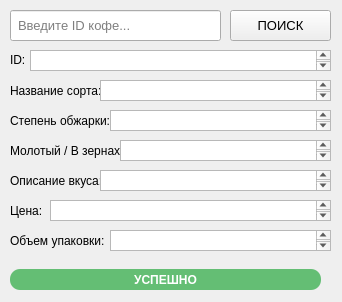
<?xml version="1.0" encoding="UTF-8"?>
<ui version="4.0">
 <class>mian</class>
 <widget class="QWidget" name="mian">
  <property name="geometry">
   <rect>
    <x>0</x>
    <y>0</y>
    <width>342</width>
    <height>302</height>
   </rect>
  </property>
  <property name="windowTitle">
   <string>main</string>
  </property>
  <widget class="QPushButton" name="pushButton">
   <property name="geometry">
    <rect>
     <x>230</x>
     <y>10</y>
     <width>101</width>
     <height>31</height>
    </rect>
   </property>
   <property name="font">
    <font>
     <pointsize>10</pointsize>
    </font>
   </property>
   <property name="text">
    <string>ПОИСК</string>
   </property>
  </widget>
  <widget class="QLineEdit" name="lineEdit">
   <property name="geometry">
    <rect>
     <x>10</x>
     <y>10</y>
     <width>211</width>
     <height>31</height>
    </rect>
   </property>
   <property name="font">
    <font>
     <pointsize>10</pointsize>
    </font>
   </property>
   <property name="styleSheet">
    <string notr="true">padding: 0 5px;</string>
   </property>
   <property name="placeholderText">
    <string>Введите ID кофе...</string>
   </property>
  </widget>
  <widget class="QLabel" name="label">
   <property name="geometry">
    <rect>
     <x>10</x>
     <y>50</y>
     <width>21</width>
     <height>20</height>
    </rect>
   </property>
   <property name="text">
    <string>ID:</string>
   </property>
  </widget>
  <widget class="QLabel" name="label_2">
   <property name="geometry">
    <rect>
     <x>10</x>
     <y>80</y>
     <width>91</width>
     <height>21</height>
    </rect>
   </property>
   <property name="text">
    <string>Название сорта:</string>
   </property>
  </widget>
  <widget class="QLabel" name="label_3">
   <property name="geometry">
    <rect>
     <x>10</x>
     <y>110</y>
     <width>101</width>
     <height>21</height>
    </rect>
   </property>
   <property name="text">
    <string>Степень обжарки:</string>
   </property>
  </widget>
  <widget class="QLabel" name="label_4">
   <property name="geometry">
    <rect>
     <x>10</x>
     <y>140</y>
     <width>111</width>
     <height>21</height>
    </rect>
   </property>
   <property name="text">
    <string>Молотый / В зернах:</string>
   </property>
  </widget>
  <widget class="QLabel" name="label_5">
   <property name="geometry">
    <rect>
     <x>10</x>
     <y>170</y>
     <width>91</width>
     <height>21</height>
    </rect>
   </property>
   <property name="text">
    <string>Описание вкуса:</string>
   </property>
  </widget>
  <widget class="QLabel" name="label_6">
   <property name="geometry">
    <rect>
     <x>10</x>
     <y>200</y>
     <width>41</width>
     <height>21</height>
    </rect>
   </property>
   <property name="text">
    <string>Цена:</string>
   </property>
  </widget>
  <widget class="QLabel" name="label_7">
   <property name="geometry">
    <rect>
     <x>10</x>
     <y>230</y>
     <width>101</width>
     <height>21</height>
    </rect>
   </property>
   <property name="text">
    <string>Объем упаковки:</string>
   </property>
  </widget>
  <widget class="QTextBrowser" name="textBrowser">
   <property name="geometry">
    <rect>
     <x>30</x>
     <y>50</y>
     <width>301</width>
     <height>21</height>
    </rect>
   </property>
  </widget>
  <widget class="QTextBrowser" name="textBrowser_2">
   <property name="geometry">
    <rect>
     <x>100</x>
     <y>80</y>
     <width>231</width>
     <height>21</height>
    </rect>
   </property>
  </widget>
  <widget class="QTextBrowser" name="textBrowser_3">
   <property name="geometry">
    <rect>
     <x>110</x>
     <y>110</y>
     <width>221</width>
     <height>21</height>
    </rect>
   </property>
  </widget>
  <widget class="QTextBrowser" name="textBrowser_4">
   <property name="geometry">
    <rect>
     <x>120</x>
     <y>140</y>
     <width>211</width>
     <height>21</height>
    </rect>
   </property>
  </widget>
  <widget class="QTextBrowser" name="textBrowser_5">
   <property name="geometry">
    <rect>
     <x>100</x>
     <y>170</y>
     <width>231</width>
     <height>21</height>
    </rect>
   </property>
  </widget>
  <widget class="QTextBrowser" name="textBrowser_6">
   <property name="geometry">
    <rect>
     <x>50</x>
     <y>200</y>
     <width>281</width>
     <height>21</height>
    </rect>
   </property>
  </widget>
  <widget class="QTextBrowser" name="textBrowser_7">
   <property name="geometry">
    <rect>
     <x>110</x>
     <y>230</y>
     <width>221</width>
     <height>21</height>
    </rect>
   </property>
  </widget>
  <widget class="QLabel" name="result">
   <property name="enabled">
    <bool>false</bool>
   </property>
   <property name="geometry">
    <rect>
     <x>10</x>
     <y>269</y>
     <width>311</width>
     <height>21</height>
    </rect>
   </property>
   <property name="font">
    <font>
     <weight>75</weight>
     <bold>true</bold>
    </font>
   </property>
   <property name="autoFillBackground">
    <bool>false</bool>
   </property>
   <property name="styleSheet">
    <string notr="true">background: #64BE74;
border-radius: 10px;
color: white;
padding: 2px 5px;
font-weight: 600;</string>
   </property>
   <property name="inputMethodHints">
    <set>Qt::ImhNone</set>
   </property>
   <property name="text">
    <string>УСПЕШНО</string>
   </property>
   <property name="scaledContents">
    <bool>false</bool>
   </property>
   <property name="alignment">
    <set>Qt::AlignCenter</set>
   </property>
  </widget>
 </widget>
 <resources/>
 <connections/>
</ui>
